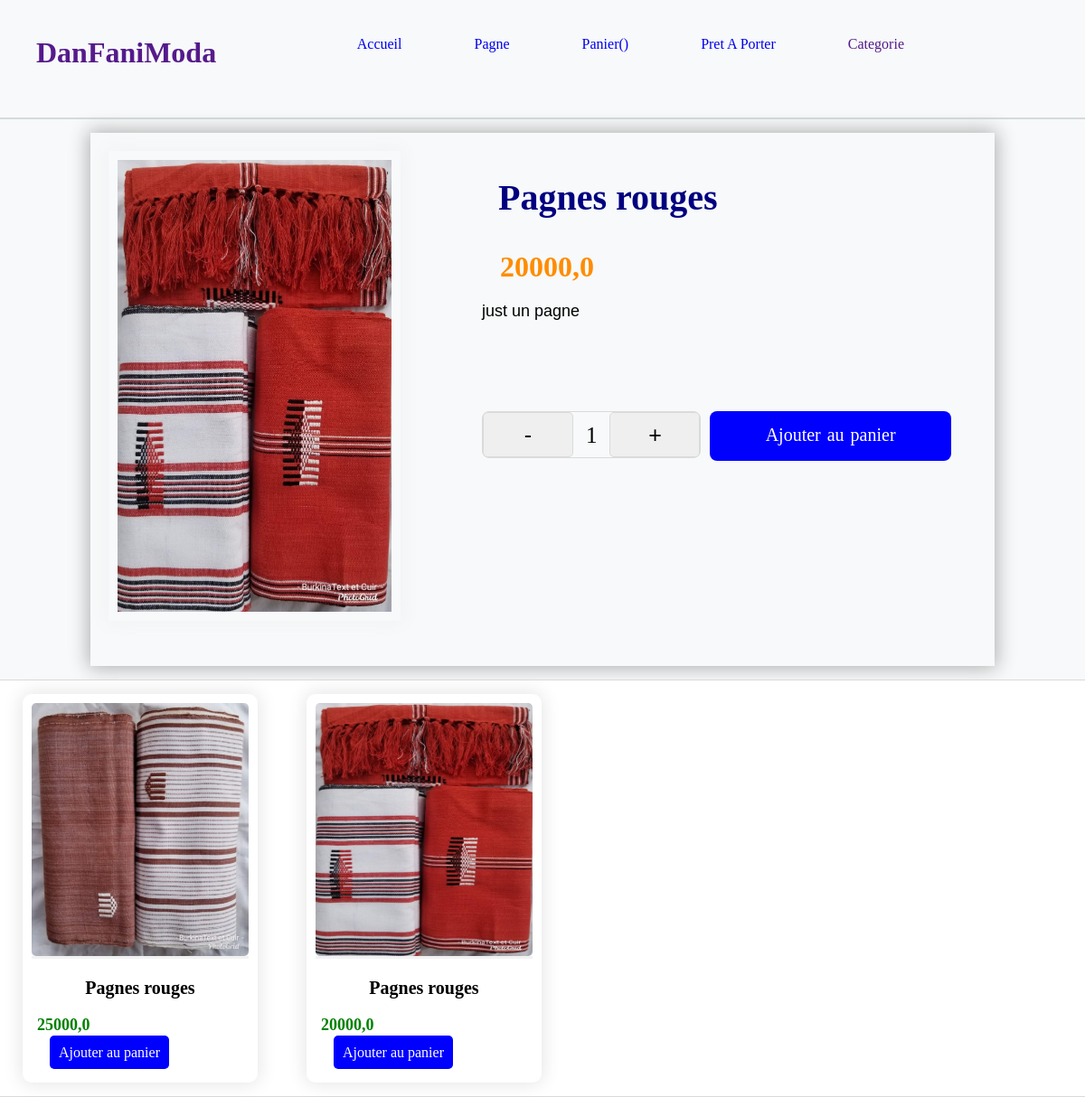
/1/ (signed in), run on the app's committed database.
### shop/models.py (models this page shows, shortened)
class Produit(models.Model):
    titre=models.CharField(max_length=500)
    prix=models.FloatField()
    description=models.TextField()
    categorie=models.ForeignKey(Categorie,on_delete=models.CASCADE)
    image=models.ImageField(upload_to="static/images",blank=True)
    similaire=models.CharField(default="blanc",max_length=128)
    type=models.CharField(default="pagne",max_length=128)
    date_ajout=models.DateTimeField(auto_now=True)
    class Meta:
        ordering=['-date_ajout']

### shop/views.py (the view)
# urls.py: path('<int:id>/',views.detail,name='detail'),
def detail(request,id):
	Dproduit=Produit.objects.get(id=id)
	sim=Dproduit.similaire
	prod=Produit.objects.filter(similaire=sim)
	if not request.user.is_authenticated:
		messages.error(request,"Veuillez vous connecter pour acceder a cette page")
		return redirect('index')
	return render(request,"posts/detail.html",{"Dproduit":Dproduit,"prod":prod})

### shop/templates/posts/detail.html
{% extends 'posts/base.html' %}{% load static %}{% block content %}
<hr>
<div class="detail">
    <div class="image">
        <img src="/{{ Dproduit.image }}" alt="image1">
    </div>
    <div class="contenu">
        <h1 id="b{{ Dproduit.id }}">{{ Dproduit.titre }}</h1>
        <h3 id="p{{ Dproduit.id }}">{{ Dproduit.prix }}</h3>
        <p>{{ Dproduit.description }}</p>
        <div class="groupbouton">
            <div class="quant"><button class="moin" onclick="
                        var item='{{ Dproduit.id }}';
                        const totalClicks = document.getElementById('totalClicks'+item);
                        const totalvalue = parseInt(totalClicks.innerText) - 1;
                        totalClicks.innerText = totalvalue;
                        if(totalvalue<1){totalClicks.innerText=1;}">-</button>
                <span class="nombre" id="totalClicks{{ Dproduit.id }}">1</span>
                <button class="plu" onclick="
                            var item='{{ Dproduit.id }}';
                            const totalClicks = document.getElementById('totalClicks'+item);
                            const sumvalue = parseInt(totalClicks.innerText) + 1;
                            totalClicks.innerText = sumvalue;">+</button>
            </div>
            <a href="" class="bouton" onclick="
                event.preventDefault();
                var bouton=this;
                var item_id = '{{ Dproduit.id }}';
                var prix = parseFloat(document.getElementById('p' + item_id).innerHTML);
                console.log(prix);
                var name= document.getElementById('b' + item_id).innerHTML;
                console.log(name);
                var imageurl='{{ Dproduit.image.url }}'
                console.log(imageurl);
                var quantite = parseInt(document.getElementById('totalClicks'+item_id).innerHTML);
                console.log(quantite)
                var total=prix*quantite;
                console.log(total)
                var unitaire = parseFloat(document.getElementById('p' + item_id).innerHTML);
                if(bouton.desabled){
                    alert('ce produit existe deja dans votre panier');
                }
                if (localStorage.getItem('panier') == null) {
                    var panier={};
                }else{
                var panier = JSON.parse(localStorage.getItem('panier'));
                }
                if (panier.hasOwnProperty(item_id)) {
                    panier[item_id] = panier[item_id] + 1;
                console.log(panier);
                //const qte=panier[item_id][2]
                //console.log(qte);
                //qte +=parseInt(getElementById('totalClicks'+item_id).innerHTML);
                //panier[item_id][2]=qte
                }else{
                    panier[item_id] = 1;
                    //var total=prix*quantite;
                    //console.log(total);
                    panier[item_id]=[imageurl,name,quantite, prix,total];
                    console.log(panier[item_id]);
                    bouton.desabled=true;
                }
                console.log(panier);
                localStorage.setItem('panier', JSON.stringify(panier));
                document.getElementById('panier').innerHTML = 'Panier(' + Object.keys(panier).length + ')';
                console.log('debut');
                Swal.fire({
                    icon: 'success',
                    text: 'Le produit a été ajouté avec succès à votre panier.',
                    confirmButtonText: 'OK'
                });
                console.log('fin');
                ">Ajouter au panier</a>
        </div>
    </div>
</div>
<div class="container">
    {% for product in prod %}
    <div class="box">
        <a href="/{{ product.titre }}"><img src="/{{ product.image }}" alt="image1"></a>
        <div class="titre">
            <h3>{{ product.titre }}</h3>
            <h4>{{ product.prix }}</h4>
        </div>
        <a href="" class="btn_detail">Ajouter au panier</a>
    </div>
    {% endfor %}
</div>
{% endblock %}

### data on the page
Produit: image (picture), titre "Pagnes rouges", prix "20000,0", description "just un pagne"
Produit: image (picture), titre "Pagnes rouges", prix "25000,0"
